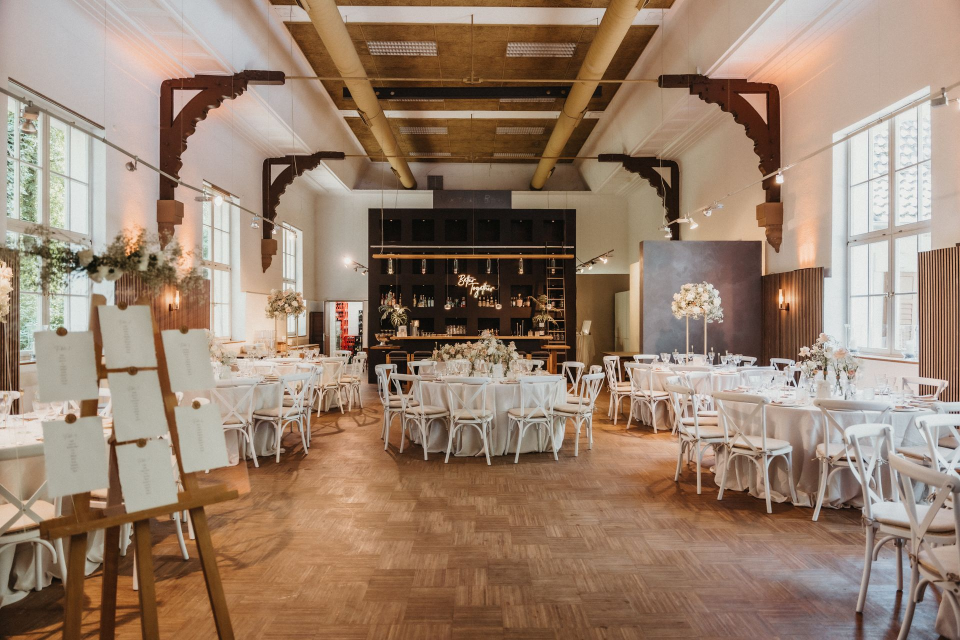
#> input picture wojak-lives/render/assets/bg169/wedding_hall.jpg, 1920 x 1280 px (shown at 1/2 size)
$ python cover.py
#> lines starting #> are read from the running program, lines starting #| are printed output that depends on the picture
### wojak-lives/render/render.py
"""Renders a Wojak Lives episode spec into a vertical 1080x1920 MP4.

    python3 wojak-lives/render/render.py wojak-lives/render/episodes/ep001_introvert.py
    python3 wojak-lives/render/render.py EPISODE.py --still 3      # PNG of scene 3's middle frame only

Needs: ffmpeg, Pillow, numpy, piper-tts (`pip install piper-tts`). The Piper voice is downloaded once into
render/.cache/ (free, offline TTS, no API key). Output: wojak-lives/render/out/<episode>.mp4

An episode file defines EPISODE = {"title": ..., "scenes": [...]}; see episodes/ep001_introvert.py for every
supported key. Times inside a scene are seconds from the scene start, or "vo+X" (X seconds after the
voice-over ends), or "N%" (fraction of the scene).
"""
import argparse
import hashlib
import importlib.util
import json
import math
import pathlib
import random
import subprocess
import urllib.request
import wave

import numpy as np
from PIL import Image, ImageDraw, ImageEnhance, ImageFilter, ImageFont, ImageOps

HERE = pathlib.Path(__file__).resolve().parent
BRAND = HERE.parent / "brand"
CACHE = HERE / ".cache"
W, H, FPS, SR = 1080, 1920, 30, 22050
INK, TAG, WHITE = (21, 21, 21), (255, 210, 63), (255, 255, 255)
VOICE = "en_US-ryan-medium"
VOICE_URL = "https://huggingface.co/rhasspy/piper-voices/resolve/main/en/en_US/ryan/medium/"


# [27 lines left out: functions font, black_and_grey, npc_tint, not called in this run]


def load_char(name, tint=None, _cache={}):
    key = (name, tint)
    if key not in _cache:
        drawn = HERE / "assets" / "chars" / f"{name}.png"
        gpt = [HERE / "assets" / "gpt" / f"{n}.png" for n in (name, name.rsplit("_", 1)[0])]
        gpt = [p for p in gpt if p.exists()]
        if gpt:  # ChatGPT-drawn meme Wojak (import_gpt.py) beats the vector rig; one drawing serves every expression
            im = Image.open(gpt[0]).convert("RGBA")
        elif drawn.exists():  # characters from draw_niqabi.py are already black and grey
            im = Image.open(drawn).convert("RGBA")
        else:
            im = black_and_grey(Image.open(BRAND / "nobo" / f"{name}.png").convert("RGBA"))
        if tint == "npc":
            im = npc_tint(im)
        elif tint == "light":
            im = npc_tint(im, 215)
        _cache[key] = im
    return _cache[key]


# ------------------------------------------------------------------ backgrounds
# [139 lines left out: functions load_bg, ensure_voice, tts, env, sfx, music, not called in this run]


# ------------------------------------------------------------------ drawing helpers
def text_size(txt, fnt):
    b = fnt.getbbox(txt)
    return b[2] - b[0], b[3] - b[1]


# [137 lines left out: functions wrap, tag_image, bubble_image, caption_image, text_caption, big_text and 1 more, not called in this run]


def ease_out(p):
    return 1 - (1 - min(max(p, 0), 1)) ** 3


# [260 lines left out: functions pop_scale, resolve_time, caption_chunks, build, place_char, paste_clipped and 3 more, not called in this run]


# [2 lines that do not run on import are left out]

### wojak-lives/render/cover.py
"""High-CTR YouTube covers (1280x720): big sticker-outlined characters, emotion/conflict, a 1-3 word yellow tag.

    python3 wojak-lives/render/cover.py            # every cover in COVERS
    python3 wojak-lives/render/cover.py german     # only covers whose key starts with "german"

Rules: faces fill ~60 % of the height, white sticker outline + shadow, darker/softer background so the
characters pop, max 3 words of text (never repeating the title), conflict = kid on the left, parent on the right.
Output: render/out/covers/<key>.png
"""
import pathlib
import sys

from PIL import Image, ImageDraw, ImageEnhance, ImageFilter, ImageOps

HERE = pathlib.Path(__file__).resolve().parent
sys.path.insert(0, str(HERE))
import render  # noqa: E402  (font + tag_image + character loader)

W, H = 1280, 720
OUT = HERE / "out" / "covers"


def char_img(name):
    im = render.load_char(name)
    return im.crop(im.getbbox())


# [12 lines left out: function sticker, not called in this run]


def place(canvas, name, x, top, height, flip=False):
    im = char_img(name)
    if flip:
        im = ImageOps.mirror(im)
    im = im.resize((int(im.width * height / im.height), int(height)), Image.LANCZOS)
    st = sticker(im)
    canvas.alpha_composite(st, (int(x * W - st.width / 2), int(top * H) - 20))


def cover(key, bg, chars, text=None, text_pos=(0.5, 0.14), text_size=96, rot=-4):
#> called with key = 'muslim_girl_A', bg = 'bg169/wedding_hall.jpg', text = "WHEN'S YOUR TURN?", text_pos = (0.5, 0.14), text_size = 96, rot = -4
    render.W, render.H = W, H
    base = Image.open(HERE / "assets" / bg).convert("RGB")
#> base is the input picture: PIL image 1920x1280 RGB; mean R, G, B 153.1, 129.5, 111.1
    base = ImageOps.fit(base, (W, H), Image.LANCZOS)
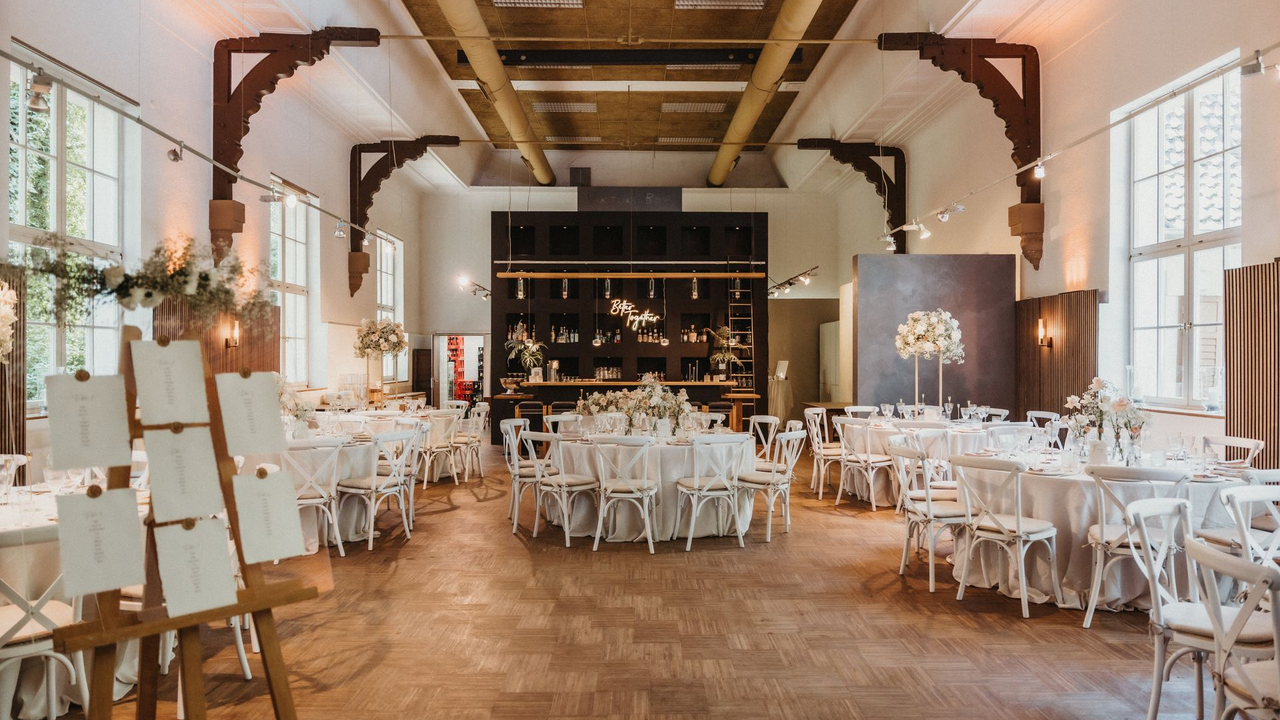
#> base: PIL image 1280x720 RGB; mean R, G, B 153.4, 130.9, 112.8
    base = ImageEnhance.Brightness(ImageEnhance.Color(base).enhance(1.15)).enhance(0.72)
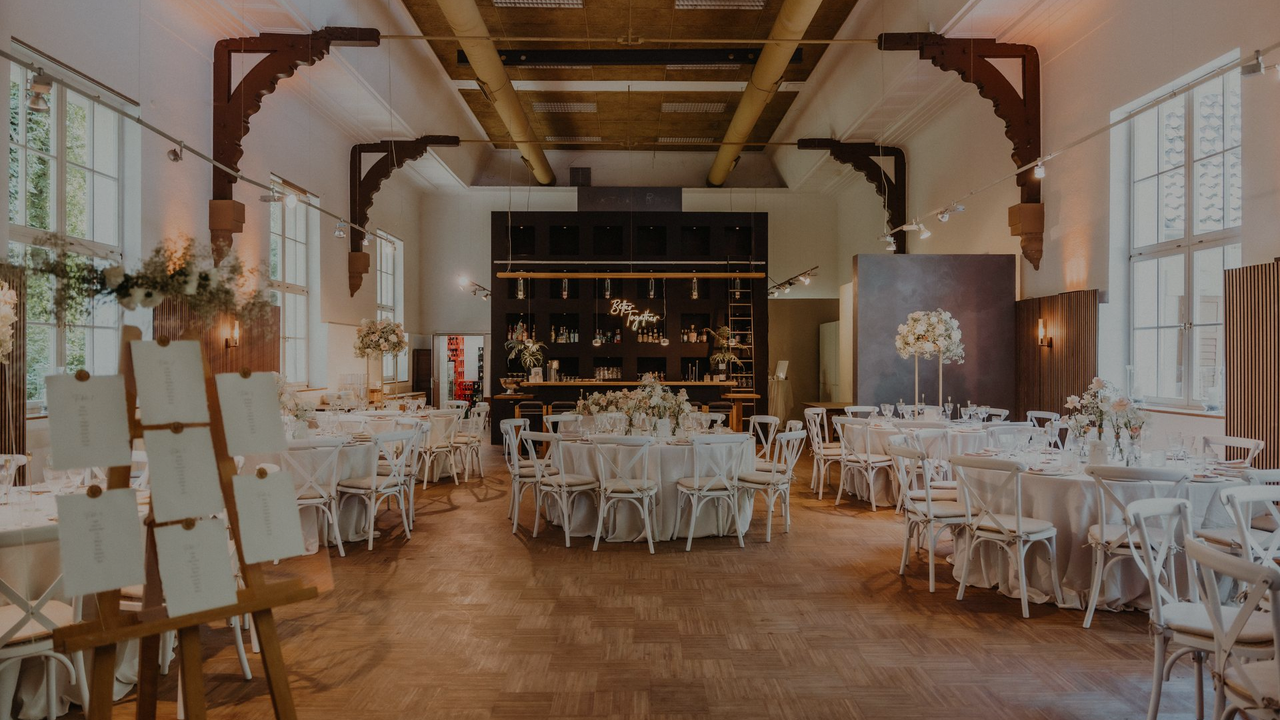
#> base: PIL image 1280x720 RGB; mean R, G, B 111.6, 92.9, 78
    base = base.filter(ImageFilter.GaussianBlur(4)).convert("RGBA")
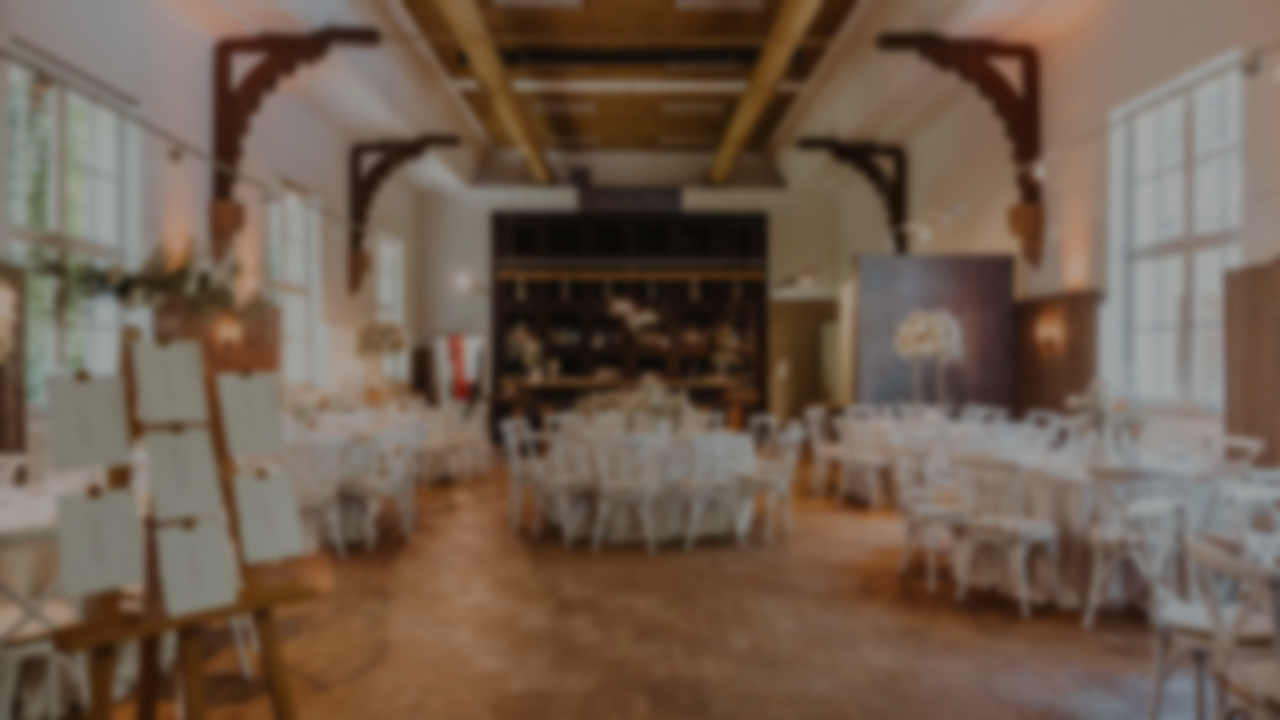
#> base: PIL image 1280x720 RGBA; mean R, G, B, A 111.6, 93, 78, 255
    vign = Image.new("L", (W, H), 0)
#> vign: PIL image 1280x720 L; every value is 0
    ImageDraw.Draw(vign).ellipse((-W * 0.2, -H * 0.3, W * 1.2, H * 1.3), fill=255)
#> vign: PIL image 1280x720 L; every value is 255
    vign = vign.filter(ImageFilter.GaussianBlur(120))
    dark = Image.new("RGBA", (W, H), (0, 0, 0, 170))
    base = Image.composite(base, Image.alpha_composite(base, dark), vign)
    for c in chars:
        place(base, **c)
    if text:
        tag = render.tag_image(text, text_size, rot)
        x = min(max(int(text_pos[0] * W - tag.width / 2), 16), W - tag.width - 16)
        base.alpha_composite(tag, (x, int(text_pos[1] * H - tag.height / 2)))
    OUT.mkdir(parents=True, exist_ok=True)
    base.convert("RGB").save(OUT / f"{key}.png", quality=95)
    print(OUT / f"{key}.png")


def duo(kid, parent):  # kid left facing right, parent right facing left, faces large
    return [dict(name=kid, x=0.3, top=0.26, height=H * 1.05),
            dict(name=parent, x=0.72, top=0.2, height=H * 1.12, flip=True)]


def row(*names):  # list videos: a line-up of characters
    n = len(names)
    return [dict(name=nm, x=0.08 + 0.84 * (i + 0.5) / n, top=0.3 + 0.04 * (i % 2), height=H * (0.82 if n <= 3 else 0.72),
                 flip=i >= n / 2)
            for i, nm in enumerate(names)]


def solo(name, x=0.5):
    return [dict(name=name, x=x, top=0.24, height=H * 1.15)]


# [39 lines left out: function cover_list, not called in this run]


LIST_COVERS = {
    "languages_A": ("list/bg/lang_island.jpg", "l_sentinel", "Sentinelese", "in", ["NOBODY", "KNOWS IT"]),
    "languages_B": ("list/bg/lang_iran.jpg", "l_kusunda", "Sumerian", "iq", ["NO", "RELATIVES"]),
    "nnn_A": ("list/bg/nnn_night.jpg", "n_doomer", "NNN: Day 25", None, ["SEND", "HELP"]),
    "nnn_B": ("list/bg/nnn_bathroom.jpg", "n_cold", "NNN: Day 9", None, ["3 COLD", "SHOWERS"]),
    "last_speakers_A": ("list/bg/ls_amazon.jpg", "s_taushiro", "Taushiro", "pe", ["1 SPEAKER", "LEFT"]),
    "last_speakers_B": ("list/bg/ls_tabasco.jpg", "s_ayapaneco", "Ayapaneco", "mx", ["THEY DON'T", "TALK"]),
    "pirates_A": ("list/bg/pir_carolina.jpg", "pir_blackbeard", "Blackbeard", "gb", ["BEARD", "ON FIRE"]),
    "pirates_B": ("list/bg/pir_southchina.jpg", "pir_chingshih", "Ching Shih", "cn", ["1,500", "SHIPS"]),
    "annoying_moms_A": ("list/bg/mexico.jpg", "am_mexican", "Mexican Mom", "mx", ["NEVER", "MISSES"]),
    "annoying_moms_B": ("list/bg/germany.jpg", "am_german", "German Mom", "de", ["6:01 =", "LATE"]),
}

B = "bg169/"
COVERS = {
    # key: (background, characters, tag text)
    "muslim_girl_A": (B + "wedding_hall.jpg", duo("girl_sad", "aunty_red_happy"), "WHEN'S YOUR TURN?"),
    "muslim_girl_B": (B + "small_store.jpg", solo("girl_cry"), "18 RULES"),
    "mexican_mom_A": (B + "us_kitchen2.jpg", duo("mxkid_crying", "mxmom_chancla_smug"), "SHE NEVER MISSES"),
    "mexican_mom_B": (B + "us_kitchen2.jpg", solo("mxmom_chancla_rage"), "THE CHANCLA"),
    "asian_parents_A": (B + "us_living_tv.jpg", duo("askid_report_crying", "asdad_side-eye"), "98%?!"),
    "asian_parents_B": (B + "us_living_tv.jpg", solo("asdad_report_rage", 0.55), "B+ = F"),
    "oldest_daughter_A": (B + "us_living.jpg", duo("oldsis_crying", "omom_smug"), "YOU'RE THE OLDEST"),
    "oldest_daughter_B": (B + "us_living.jpg", solo("oldsis_crying"), "UNPAID SINCE BIRTH"),
    "immigrant_parents_A": (B + "us_kitchen.jpg", duo("ikid_crying", "mxmom_side-eye"), "DID YOU EAT?"),
    "immigrant_parents_B": (B + "us_porch.jpg", duo("ikid_side-eye", "asdad_side-eye"), "CANDY: DENIED"),
    "german_mom_A": (B + "us_kitchen2.jpg", duo("dekid_crying", "demom_point_smug"), "6:01 = LATE"),
    "german_mom_B": (B + "us_living.jpg", solo("demom_rage"), "NO ICE."),
    "southern_mom_A": (B + "us_porch.jpg", duo("sokid_crying", "somom_spoon_smug"), "BLESS YOUR HEART"),
    "southern_mom_B": (B + "us_porch.jpg", solo("somom_spoon_rage"), "FULL NAME = RUN"),
    "every_mom_A": (B + "us_porch.jpg", row("somom_smug", "mxmom_chancla_smug", "krmom_smug",
                                            "ukmom_smug"), "WHICH ONE IS YOURS?"),
    "every_mom_B": (B + "us_kitchen2.jpg", row("mxmom_chancla_rage", "itmom_spoon_smug", "somom_spoon_rage"),
                    "EVERY TYPE OF MOM"),
    "midwest_mom_A": (B + "us_porch.jpg", duo("mwkid_crying", "mwmom_bloomer"), "45 MIN GOODBYE"),
    "midwest_mom_B": (B + "us_living.jpg", solo("mwmom_side-eye"), "\"THAT'S DIFFERENT\""),
    "gangs_A": ("list/bg/nyc.jpg", row("g_sicily_smug", "g_yakuza_side-eye", "g_peaky_smug", "g_hells_rage"),
                "WHO RUNS THE STREETS?"),
    "gangs_B": ("list/bg/la2.jpg", row("g_crips_side-eye", "g_usmafia_smug", "g_bloods_side-eye"),
                "MOST NOTORIOUS"),
}

if __name__ == "__main__":
    want = sys.argv[1] if len(sys.argv) > 1 else ""
    for key, (bg, chars, text) in COVERS.items():
        if key.startswith(want):
#> (the run stopped early here; a loop or call above may not have finished)
